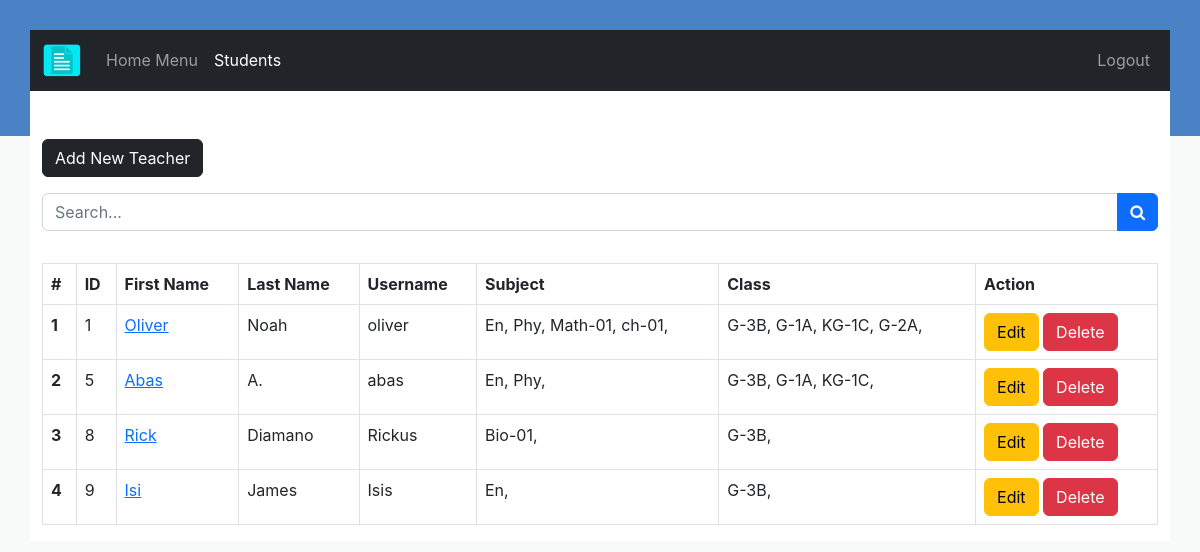
The app's page /Admin/teacher.php (signed in) with its own data.
### tables this page shows
CREATE TABLE `teachers` (
  `teacher_id` int(11) NOT NULL,
  `username` varchar(127) NOT NULL,
  `password` varchar(255) NOT NULL,
  `class` varchar(31) NOT NULL,
  `fname` varchar(127) NOT NULL,
  `lname` varchar(127) NOT NULL,
  `subjects` varchar(31) NOT NULL,
  `address` varchar(31) NOT NULL,
  `employee_number` int(11) NOT NULL,
  `date_of_birth` date DEFAULT NULL,
  `phone_number` varchar(31) NOT NULL,
  `qualification` varchar(127) NOT NULL,
  `gender` varchar(7) NOT NULL,
  `email_address` varchar(255) NOT NULL,
  `date_of_joined` datetime NOT NULL DEFAULT current_timestamp()
);

### Admin/data/teacher.php (called while the page is built, shortened)
<?php
function getAllTeachers($conn){
   $sql = "SELECT * FROM teachers";
   $stmt = $conn->prepare($sql);
   $stmt->execute();
   if ($stmt->rowCount() >= 1) {
     $teachers = $stmt->fetchAll();
     return $teachers;
   }else {
   	return 0;
   }
}

### Admin/data/subject.php (called while the page is built, shortened)
<?php
function getSubjectById($subject_id, $conn){
   $sql = "SELECT * FROM subjects
           WHERE subject_id=?";
   $stmt = $conn->prepare($sql);
   $stmt->execute([$subject_id]);
   if ($stmt->rowCount() == 1) {
     $subject = $stmt->fetch();
     return $subject;
   }else {
   	return 0;
   }
}
 ?>

### Admin/data/class.php (called while the page is built, shortened)
<?php
function getClassById($class_id, $conn){
   $sql = "SELECT * FROM class
           WHERE class_id=?";
   $stmt = $conn->prepare($sql);
   $stmt->execute([$class_id]);
   if ($stmt->rowCount() == 1) {
     $class = $stmt->fetch();
     return $class;
   }else {
    return 0;
   }
}

### Admin/data/grade.php (called while the page is built, shortened)
<?php
function getGradeById($grade_id, $conn){
   $sql = "SELECT * FROM grades
           WHERE grade_id=?";
   $stmt = $conn->prepare($sql);
   $stmt->execute([$grade_id]);
   if ($stmt->rowCount() == 1) {
     $grade = $stmt->fetch();
     return $grade;
   }else {
    return 0;
   }
}

### Admin/data/section.php (called while the page is built, shortened)
<?php
function getSectioById($section_id, $conn){
   $sql = "SELECT * FROM section
           WHERE section_id=?";
   $stmt = $conn->prepare($sql);
   $stmt->execute([$section_id]);
   if ($stmt->rowCount() == 1) {
     $section = $stmt->fetch();
     return $section;
   }else {
    return 0;
   }
}

### Admin/teacher.php (the view, shortened to what this page needs)
<?php
if (isset($_SESSION['admin_id']) &&
    isset($_SESSION['role'])) {
    if ($_SESSION['role'] == 'Admin') {
       include "../DB_connection.php";
       include "data/teacher.php";
       include "data/subject.php";
       include "data/grade.php";
       include "data/class.php";
       include "data/section.php";
       $teachers = getAllTeachers($conn);
 ?>
<!DOCTYPE html>
<html lang="en">
<head>
	<link rel="stylesheet" href="https://cdn.jsdelivr.net/npm/bootstrap@5.2.0/dist/css/bootstrap.min.css">
	<link rel="stylesheet" href="../css/style.css">
  <link rel="stylesheet" href="https://cdnjs.cloudflare.com/ajax/libs/font-awesome/4.7.0/css/font-awesome.min.css">
</head>
<body>
    <?php
        include "../Teacher/inc/navbar.php";
        if ($teachers != 0) {
     ?>
     <div class="container mt-5">
        <a href="teacher-add.php"
           class="btn btn-dark">Add New Teacher</a>
           <form action="teacher-search.php"
                 class="mt-3 n-table"
                 method="get">
             <div class="input-group mb-3">
                <input type="text"
                       class="form-control"
                       name="searchKey"
                       placeholder="Search...">
                <button class="btn btn-primary">
                        <i class="fa fa-search"
                           aria-hidden="true"></i>
                      </button>
             </div>
           </form>
           <div class="table-responsive">
              <table class="table table-bordered mt-3 n-table">
                <thead>
                  <tr>
                    <th scope="col">#</th>
                    <th scope="col">ID</th>
                    <th scope="col">First Name</th>
                    <th scope="col">Last Name</th>
                    <th scope="col">Username</th>
                    <th scope="col">Subject</th>
                    <th scope="col">Class</th>
                    <th scope="col">Action</th>
                  </tr>
                </thead>
                <tbody>
                  <?php $i = 0; foreach ($teachers as $teacher ) {
                    $i++;  ?>
                  <tr>
                    <th scope="row"><?=$i?></th>
                    <td><?=$teacher['teacher_id']?></td>
                    <td><a href="teacher-view.php?teacher_id=<?=$teacher['teacher_id']?>">
                         <?=$teacher['fname']?></a></td>
                    <td><?=$teacher['lname']?></td>
                    <td><?=$teacher['username']?></td>
                    <td>
                       <?php
                           $s = '';
                           $subjects = str_split(trim($teacher['subjects']));
                           foreach ($subjects as $subject) {
                              $s_temp = getSubjectById($subject, $conn);
                              if ($s_temp != 0)
                                $s .=$s_temp['subject_code'].', ';
                           }
                           echo $s;
                        ?>
                    </td>
                    <td>
                      <?php
                           $c = '';
                           $classes = str_split(trim($teacher['class']));
                           foreach ($classes as $class_id) {
                               $class = getClassById($class_id, $conn);
                              $c_temp = getGradeById($class['grade'], $conn);
                              $section = getSectioById($class['section'], $conn);
                              if ($c_temp != 0)
                                $c .=$c_temp['grade_code'].'-'.
                                     $c_temp['grade'].$section['section'].', ';
                           }
                           echo $c;
                        ?>
                    </td>
                    <td>
                        <a href="teacher-edit.php?teacher_id=<?=$teacher['teacher_id']?>"
                           class="btn btn-warning">Edit</a>
                        <a href="teacher-delete.php?teacher_id=<?=$teacher['teacher_id']?>"
                           class="btn btn-danger">Delete</a>
                    </td>
                  </tr>
                <?php } ?>
                </tbody>
              </table>
           </div>
         <?php } ?>
     </div>
</body>
</html>
<?php
  }else {
    header("Location: ../login.php");
    exit;
  }
}else {
	header("Location: ../login.php");
	exit;
}
?>

### css/style.css (style rules this page uses)
* { box-sizing: border-box; font-family: -apple-system, BlinkMacSystemFont, "segoe ui", roboto, oxygen, ubuntu, cantarell, "fira sans", "droid sans", "helvetica neue", Arial, sans-serif; font-size: 16px; }
html { margin: 0; background: #f8f9f9 linear-gradient(0deg, #f8f9f9 0%, #f8f9f9 83%, #4b82c5 83%, #4b82c5 100%) no-repeat; padding: 30px; height: 100%; }

### records on screen
teachers: teacher_id "1", fname "Oliver", lname "Noah", username "oliver", s "En, Phy, Math-01, ch-01,", c "G-3B, G-1A, KG-1C, G-2A,"
teachers: teacher_id "5", fname "Abas", lname "A.", username "abas", s "En, Phy,", c "G-3B, G-1A, KG-1C,"
teachers: teacher_id "8", fname "Rick", lname "Diamano", username "Rickus", s "Bio-01,", c "G-3B,"
teachers: teacher_id "9", fname "Isi", lname "James", username "Isis", s "En,", c "G-3B,"
